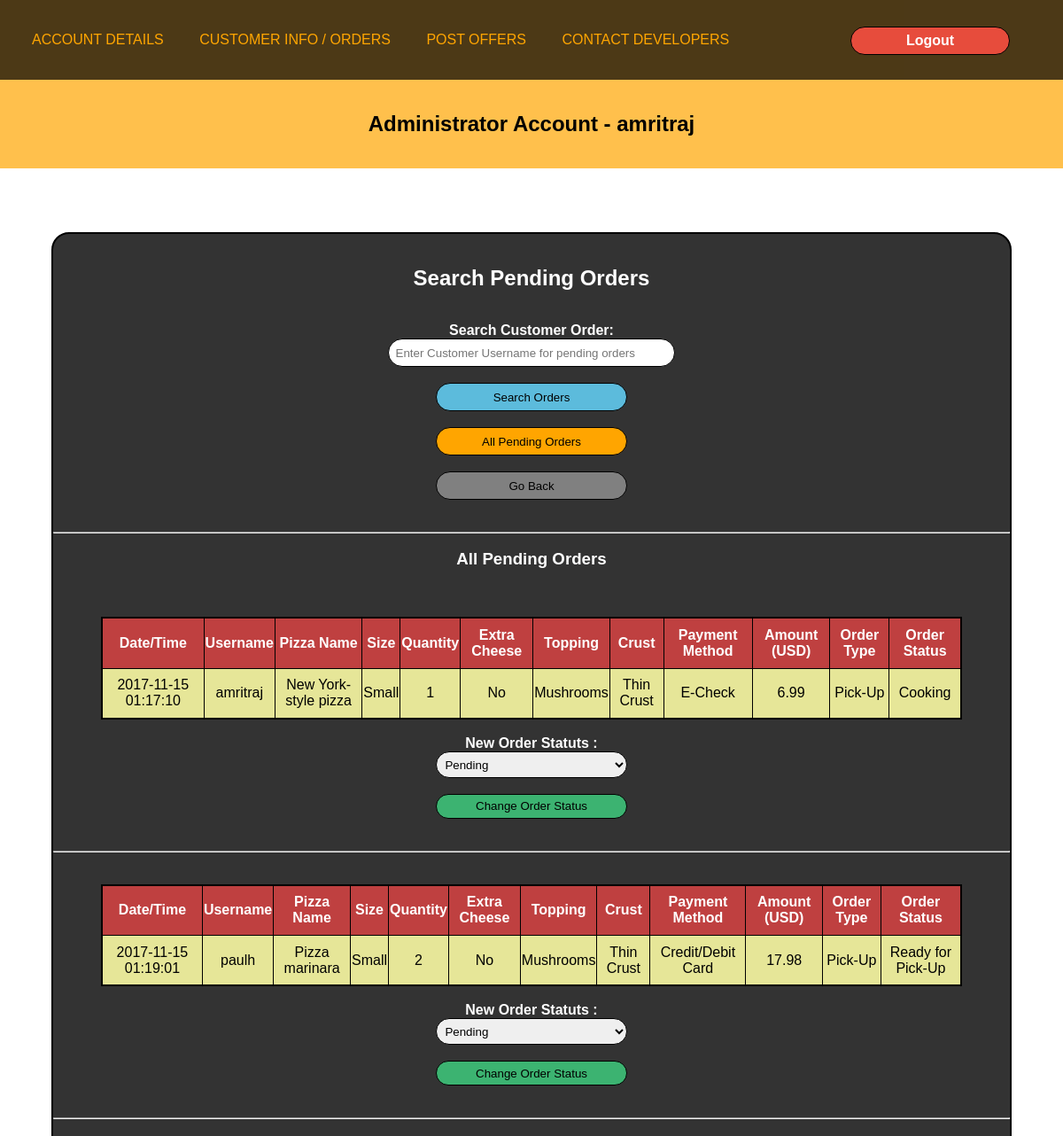
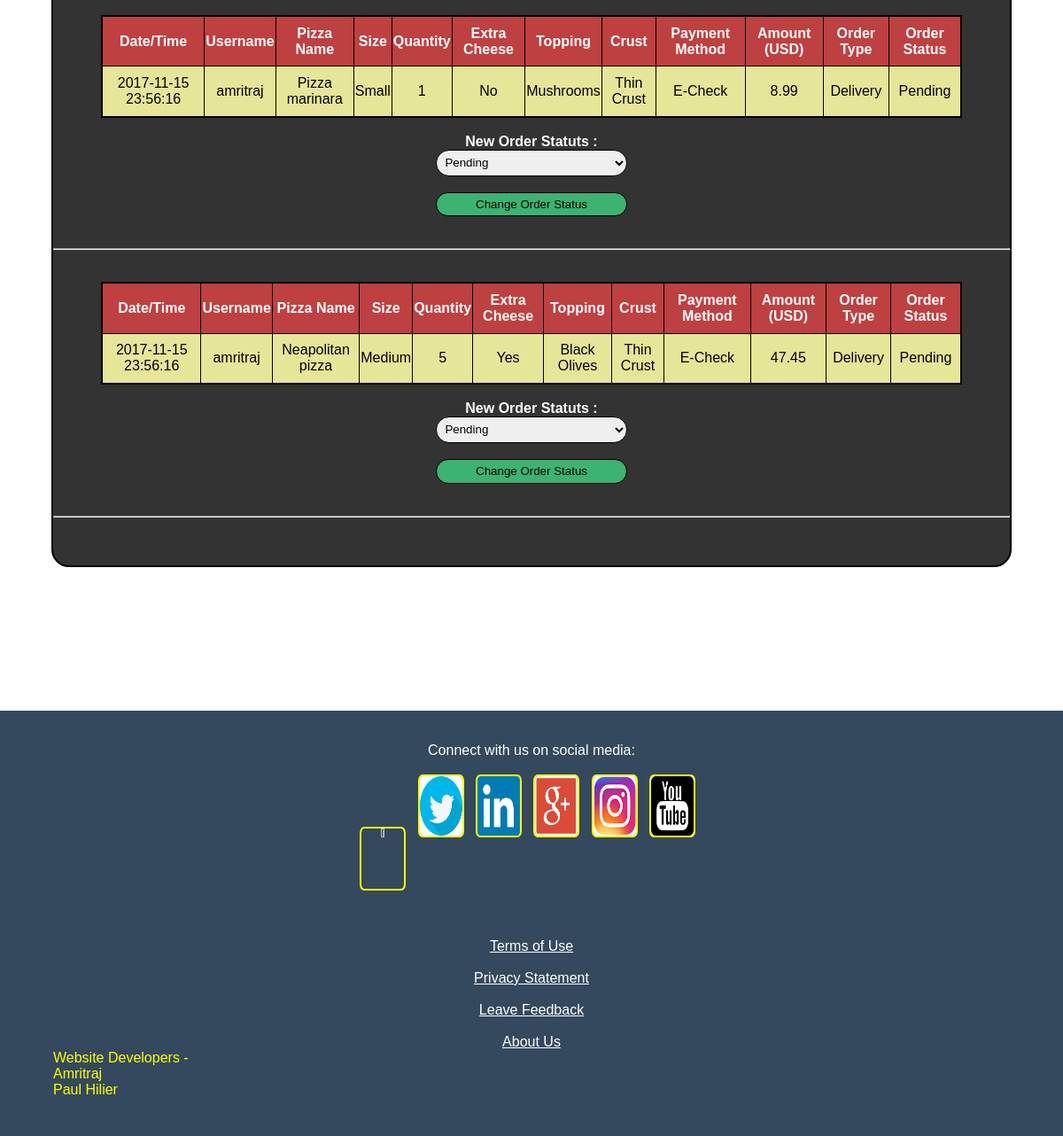
The app's page /source/php/pendingOrders.php (signed in) with its own data (2 pictures, top to bottom).
### tables this page shows
CREATE TABLE IF NOT EXISTS `orderhistory` (
  `orderID` int(11) NOT NULL AUTO_INCREMENT,
  `date` timestamp NOT NULL DEFAULT CURRENT_TIMESTAMP ON UPDATE CURRENT_TIMESTAMP,
  `username` varchar(32) NOT NULL,
  `pName` varchar(20) NOT NULL,
  `pSize` varchar(15) NOT NULL,
  `pQuantity` int(10) NOT NULL,
  `eCheeze` varchar(5) NOT NULL,
  `pTopping` varchar(15) NOT NULL,
  `pCrust` varchar(15) NOT NULL,
  `paymentType` varchar(20) NOT NULL,
  `totalPayment` float NOT NULL,
  `orderType` varchar(10) NOT NULL,
  `orderStatus` varchar(30) NOT NULL,
  PRIMARY KEY (`orderID`)
);

### source/php/pendingOrders.php (the view, shortened to what this page needs)
<?php
	require '../dbconfig/config.php';
?>
<html>
	<head>
		<link href="../css/style.css" rel="stylesheet" text="text/css" />
	</head>
	<body>
		<nav>
			<a href="adminAcc.php">ACCOUNT DETAILS</a>
			<a href="adminCustInfo.php">CUSTOMER INFO / ORDERS</a>
			<a href="adminPostOffers.php">POST OFFERS</a>
			<a href="contactDevs.php">CONTACT DEVELOPERS</a>
			<a href = "#"><form class = "myCartForm" method = "post" action = "menuLogin.php" >
				<input name = "logout" type = "submit" class = "logoutButton" value="Logout" method="post" /></form></a>
		</nav>
		<div class = "adminHello">
			<br><br><br><br><br><br><br>
			<center><h2>Administrator Account - <?php echo $_SESSION['aUsername']; ?></h2></center>
			<br><br>
		</div><br><br><br><br>
		<div class = "custInfoDiv">
		<br><br>
			<center><h2>Search Pending Orders</h2></center><br><br>
			<center>
			<form action = "pendingOrders.php" method = "post" >
				<b>Search Customer Order: </b><br>
				<input name = "searchUser" type = "text" placeholder = "Enter Customer Username for pending orders" class = "searchUser" required /> <br> <br>
				<input name = "search" type = "submit" value = "Search Orders" class = "searchUserBut" /> <br> <br>
				<a href = "pendingOrders.php"><input type = "button" class = "allPendingOrdersBut" value = "All Pending Orders" /></a><br><br>
				<a href = "adminCustInfo.php"><input type = "button" class = "pendingOrdersBut" value = "Go Back" /></a>
			</form>
			<br><br>
			<?php
				if(isset($_POST['search']))
				{
					$username = $_POST['searchUser'];
					$qry1 = "SELECT * FROM orderHistory WHERE username = '$username' AND (orderStatus = 'Pending' OR orderStatus = 'Cooking' OR orderStatus = 'Ready for Pick-Up' OR orderStatus = 'Out for Delivery')";
					$qry1_run = mysqli_query($connect,$qry1);
					if(mysqli_num_rows($qry1_run) > 0)
					{
							echo '<hr><br><center><h3>Recent Orders</h3></center><br>';
							$i = 1;
							$ordID = array();
							while($row = mysqli_fetch_array($qry1_run,MYSQLI_ASSOC))
							{
								$ordID[$i] = $row['orderID'];
								echo '<br><br>';
								echo '<center><table border = 1>';
								echo '<tr><th> Date/Time </th><th> Username </th><th> Pizza Name </th><th> Size </th><th> Quantity </th><th> Extra Cheese </th><th> Topping </th><th> Crust </th><th> Payment Method </th><th> Amount (USD) </th><th> Order Type </th><th> Order Status </th></tr>';
								echo "<tr><td>{$row['date']}</td><td>{$row['username']}</td><td>{$row['pName']}</td><td>{$row['pSize']}</td><td>{$row['pQuantity']}</td><td>{$row['eCheeze']}</td><td>{$row['pTopping']}</td><td>{$row['pCrust']}</td><td>{$row['paymentType']}</td><td>{$row['totalPayment']}</td><td>{$row['orderType']}</td><td>{$row['orderStatus']}</td></tr>";
								echo '</table></center>';
								echo '<br>';
								echo '<script text = "text/javascript">';
									echo 'document.write(\'<form action = "#" method = "post">\');';
										echo 'document.write("<strong>New Order Statuts :</strong><br>");';
										echo 'document.write(\'<select name="eCheeze'.$i.'\" class = \"orderStatusSelect\">\');';
											echo 'document.write(\'<option value=" Pending "> Pending </option>\');';
											echo 'document.write(\'<option value=" Cooking "> Cooking </option>\');';
											echo 'document.write(\'<option value=" Ready for Pick-Up "> Ready for Pick-Up </option>\');';
											echo 'document.write(\'<option value=" Out for Delivery "> Out for Delivery </option>\');';
											echo 'document.write(\'<option value="Complete"> Complete </option>\');';
										echo 'document.write(\'</select><br><br>\');';
										echo 'document.write(\'<input name = "newOrderStatuts'.$i.'\" type = \"submit\" class = \"newOrderStatuts\" value = \"Change Order Status\" /><br><br>\');';
									echo 'document.write(\'</form>\')';
								echo '</script>';
								echo '<br><hr>';
								$i++;
							}
					}
					else
					{
						echo '<hr><br><br><center>No Orders exist with that username.</center>';
					}
				}
				else
				{
					$qry1 = "SELECT * FROM orderHistory WHERE orderStatus = 'Pending' OR orderStatus = 'Cooking' OR orderStatus = 'Ready for Pick-Up' OR orderStatus = 'Out for Delivery'";
					$qry1_run = mysqli_query($connect,$qry1);
					if(mysqli_num_rows($qry1_run) > 0)
					{
							echo '<hr><br><center><h3>All Pending Orders</h3></center><br>';
							while($row = mysqli_fetch_array($qry1_run,MYSQLI_ASSOC))
							{
								echo '<br><br>';
								echo '<center><table border = 1>';
								echo '<tr><th> Date/Time </th><th> Username </th><th> Pizza Name </th><th> Size </th><th> Quantity </th><th> Extra Cheese </th><th> Topping </th><th> Crust </th><th> Payment Method </th><th> Amount (USD) </th><th> Order Type </th><th> Order Status </th></tr>';
								echo "<tr><td>{$row['date']}</td><td>{$row['username']}</td><td>{$row['pName']}</td><td>{$row['pSize']}</td><td>{$row['pQuantity']}</td><td>{$row['eCheeze']}</td><td>{$row['pTopping']}</td><td>{$row['pCrust']}</td><td>{$row['paymentType']}</td><td>{$row['totalPayment']}</td><td>{$row['orderType']}</td><td>{$row['orderStatus']}</td></tr>";
								echo '</table></center>';
								echo '<br>';
								echo '<br><hr>';
							}
					}
					else
					{
						echo '<hr><br><br><center>No Pending Orders at this time.</center>';
					}
				}
				?>
			<br><br><br>
		</div>
		<br><br><br><br><br><br><br><br><br>
		<div class = "bottomPage">
			<br><br><center>
			<p class = "imageHead">Connect with us on social media:</p><br>
			<a href = "#"><img src = "../resources/social/facebook.jpg" class = "social" /></a> &nbsp;
			<a href = "#"><img src = "../resources/social/twitter.png" class = "social" /></a> &nbsp;
			<a href = "#"><img src = "../resources/social/linkedin.png" class = "social" /></a> &nbsp;
			<a href = "#"><img src = "../resources/social/googleplus.png" class = "social" /></a> &nbsp;
			<a href = "#"><img src = "../resources/social/instagram.jpg" class = "social" /></a> &nbsp;
			<a href = "#"><img src = "../resources/social/youtube.jpg" class = "social" /></a> &nbsp;
			<br><br><br><br>
			<p class = "imageHead"><a class = "terms" href = "#">Terms of Use</a><br><br><a class = "terms" href = "#">Privacy Statement</a><br><br><a class = "terms" href = "#">Leave Feedback</a><br><br><a class = "terms" href = "#">About Us</a></p>
			</center>
			<div class = "devs">
				<p class = "devsPara"> Website Developers - <BR>Amritraj<br>Paul Hilier</p>
			</div>
		</div>
	</body>
</html>

### source/css/style.css (style rules this page uses)
* { margin : 0; }
nav { position : fixed; width : 100%; height : 90px; background-color : rgba(0,0,0,0.7); z-index : 99; font-size : 100%; }
nav a { text-decoration: none; margin-left : 3%; color : orange; line-height : 90px; font-size : 100%; }
.social { width : 4%; height : 14%; border : 2px solid yellow; border-radius : 10%; }
.terms { color : white; }
.imageHead { color : white; }
.devs { margin-left : 5%; }
.devsPara { color : yellow; }
body { font-family : "helvetica" ; font-size : 100%; animation : fader 15s cubic-bezier(0.8,0,0,0.8) infinite; }
.bottomPage { width : 100%; height : 60%; background : #34495e; }
.logoutButton { margin-top : -60px; position : fixed; margin-left : 80%; background-color : #e74c3c; color : white; width : 15%; text-align : center; font-size : 100%; font-weight : bold; padding-bottom : 0.5%; padding-top : 0.5%; border-radius : 20px; border : 1px solid black; }
.adminHello { width : 100%; background-color : rgba(255,165,0,0.7); margin : 0 auto; }
.custInfoDiv { width : 90%; margin : 0 auto; border : 2px solid black; background-color : rgba(0,0,0,0.8); color : white; border-radius : 20px; }
.searchUser { padding : 0.7%; width : 30%; border-radius : 20px; border : 1px solid black; }
.searchUserBut { padding : 0.7%; border-radius : 20px; width : 20%; background : #5CBBDC; border : 1px solid black; }
.pendingOrdersBut { padding : 0.7%; border-radius : 20px; width : 20%; background : grey; border : 1px solid black; }
table { border : 2px solid black; border-collapse : collapse; width : 90%; margin : 0 auto; }
th { background : #bf4040; color : white; }
tr:nth-child(even) { background : #e6e698; color : black; }
tr:nth-child(odd) { background : #99e699; color : black; }
th,td { padding-top : 1%; padding-bottom : 1%; text-align : center; }
.allPendingOrdersBut { padding : 0.7%; border-radius : 20px; width : 20%; background : #ffa500; border : 1px solid black; }

### records on screen
orderhistory: date "2017-11-15 01:17:10", username "amritraj", pName "New York-style pizza", pSize "Small", pQuantity "1", eCheeze "No", pTopping "Mushrooms", pCrust "Thin Crust", paymentType "E-Check", totalPayment "6.99", orderType "Pick-Up", orderStatus "Cooking"
orderhistory: date "2017-11-15 01:19:01", username "paulh", pName "Pizza marinara", pSize "Small", pQuantity "2", eCheeze "No", pTopping "Mushrooms", pCrust "Thin Crust", paymentType "Credit/Debit Card", totalPayment "17.98", orderType "Pick-Up", orderStatus "Ready for Pick-Up"
orderhistory: date "2017-11-15 23:56:16", username "amritraj", pName "Pizza marinara", pSize "Small", pQuantity "1", eCheeze "No", pTopping "Mushrooms", pCrust "Thin Crust", paymentType "E-Check", totalPayment "8.99", orderType "Delivery", orderStatus "Pending"
orderhistory: date "2017-11-15 23:56:16", username "amritraj", pName "Neapolitan pizza", pSize "Medium", pQuantity "5", eCheeze "Yes", pTopping "Black Olives", pCrust "Thin Crust", paymentType "E-Check", totalPayment "47.45", orderType "Delivery", orderStatus "Pending"

### other values on screen
$_SESSION['aUsername'] "amritraj"
